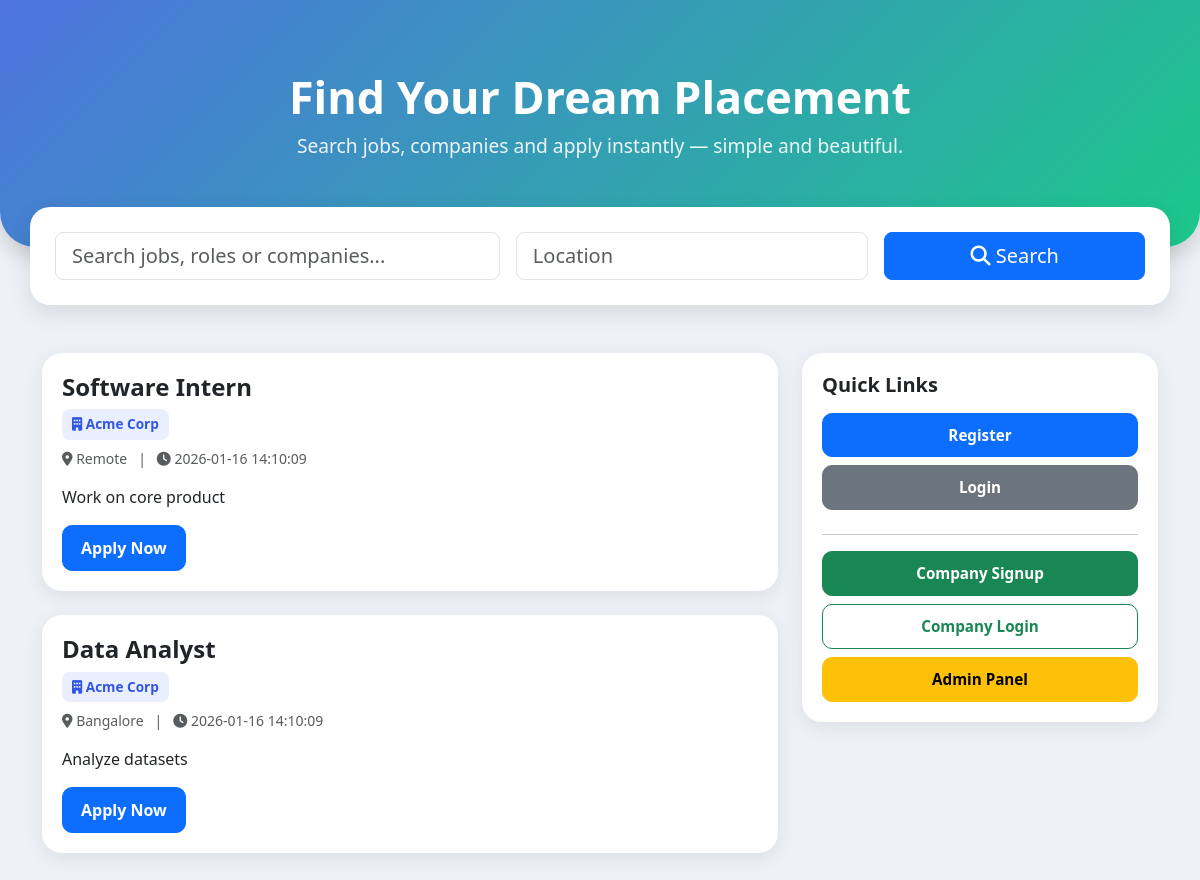
The page / on the database its author committed.
### tables this page shows
CREATE TABLE IF NOT EXISTS jobs (
  id INT AUTO_INCREMENT PRIMARY KEY,
  title VARCHAR(255) NOT NULL,
  company_id INT DEFAULT NULL,
  location VARCHAR(255),
  description TEXT,
  posted_at DATETIME DEFAULT CURRENT_TIMESTAMP,
  FOREIGN KEY (company_id) REFERENCES companies(id) ON DELETE SET NULL
);

CREATE TABLE IF NOT EXISTS companies (
  id INT AUTO_INCREMENT PRIMARY KEY,
  name VARCHAR(255) NOT NULL, email VARCHAR(255) UNIQUE, password VARCHAR(255), created_at DATETIME DEFAULT CURRENT_TIMESTAMP
);

### functions.php (called while the page is built, shortened)
<?php
function is_logged_in(){ return isset($_SESSION['user_id']); }
function e($s){ return htmlspecialchars($s, ENT_QUOTES, 'UTF-8'); }

### index.php (the view, shortened to what this page needs)
<?php
require 'functions.php';
$q = isset($_GET['q']) ? "%".$conn->real_escape_string($_GET['q'])."%" : '%';
$location = isset($_GET['location']) ? $conn->real_escape_string($_GET['location']) : '';
$sql = "SELECT j.*, c.name AS company_name
        FROM jobs j
        LEFT JOIN companies c ON j.company_id = c.id
        WHERE (j.title LIKE ? OR j.description LIKE ? OR c.name LIKE ?)";
$sql .= " ORDER BY j.posted_at DESC";
$stmt = $conn->prepare($sql);
if($location) $stmt->bind_param('ssss', $q, $q, $q, $location);
else $stmt->bind_param('sss',$q, $q, $q);
$stmt->execute();
$jobs = $stmt->get_result();
?>
<!doctype html>
<html>
<head>
<link href="https://cdn.jsdelivr.net/npm/bootstrap@5.3.0/dist/css/bootstrap.min.css" rel="stylesheet">
<link href="https://cdnjs.cloudflare.com/ajax/libs/font-awesome/6.5.0/css/all.min.css" rel="stylesheet">
</head>
<body>
<div class="hero-section">
    <h1>Find Your Dream Placement</h1>
    <p>Search jobs, companies and apply instantly — simple and beautiful.</p>
</div>
<div class="container search-container">
    <form class="row g-3" method="get" action="index.php">
        <div class="col-md-5">
            <input class="form-control form-control-lg" name="q" placeholder="Search jobs, roles or companies...">
        </div>
        <div class="col-md-4">
            <input class="form-control form-control-lg" name="location" placeholder="Location">
        </div>
        <div class="col-md-3 d-grid">
            <button class="btn btn-primary btn-lg" type="submit"><i class="fa fa-search"></i> Search</button>
        </div>
    </form>
</div>
<br>
<div class="container py-4">
  <div class="row g-4">
    <div class="col-md-8">
      <?php while($job = $jobs->fetch_assoc()): ?>
        <div class="job-card mb-4">
            <h4 class="fw-bold text-dark mb-2"><?php echo e($job['title']); ?></h4>
            <span class="company-tag mb-2 d-inline-block"><i class="fa fa-building"></i> <?php echo e($job['company_name'] ?: 'Unknown'); ?></span>
            <div class="text-muted small mb-3">
                <i class="fa fa-map-marker-alt"></i> <?php echo e($job['location']); ?> &nbsp; | &nbsp;
                <i class="fa fa-clock"></i> <?php echo e($job['posted_at']); ?>
            </div>
            <p><?php echo nl2br(e(substr($job['description'],0,250))); ?><?php if(strlen($job['description'])>250) echo '...'; ?></p>
            <a class="btn btn-primary apply-btn"
   href="apply.php?job_id=<?php echo $job['id']; ?>">
   Apply Now
</a>
        </div>
      <?php endwhile; ?>
    </div>
    <div class="col-md-4">
      <div class="side-card">
        <h5 class="fw-bold mb-3">Quick Links</h5>
        <?php if(is_logged_in()): ?>
          <a href="dashboard.php" class="btn btn-outline-primary quick-link-btn w-100 mb-2">My Dashboard</a>
          <a href="profile.php" class="btn btn-outline-secondary quick-link-btn w-100 mb-2">Profile</a>
          <a href="logout.php" class="btn btn-outline-primary quick-link-btn w-100 mb-2">Logout</a>
        <?php else: ?>
          <a href="register.php" class="btn btn-primary quick-link-btn w-100 mb-2">Register</a>
          <a href="login.php" class="btn btn-secondary quick-link-btn w-100 mb-2">Login</a>
        <?php endif; ?>
        <hr>
        <a href="company_register.php" class="btn btn-success quick-link-btn w-100 mb-2">Company Signup</a>
        <a href="company_login.php" class="btn btn-outline-success quick-link-btn w-100 mb-2">Company Login</a>
        <a href="admin/login.php" class="btn btn-warning quick-link-btn w-100">Admin Panel</a>
      </div>
    </div>
  </div>
</div>
</body>
</html>

### index.php (style rules this page uses)
body { background: #eef1f7; font-family: 'Segoe UI', sans-serif; }
.hero-section { background: linear-gradient(135deg, #4e73df, #1cc88a); color: white; padding: 70px 20px; border-radius: 0 0 35px 35px; text-align: center; box-shadow: 0 10px 20px rgba(0,0,0,0.15); }
.hero-section h1 { font-size: 2.8rem; font-weight: 800; }
.hero-section p { font-size: 1.2rem; opacity: 0.9; }
.search-container { margin-top: -40px; background: white; padding: 25px; border-radius: 20px; box-shadow: 0 8px 25px rgba(0,0,0,0.10); }
.job-card { border-radius: 20px; padding: 20px; background: white; box-shadow: 0 5px 20px rgba(0,0,0,0.08); transition: 0.25s; }
.company-tag { background: #e9efff; color: #3156e3; padding: 5px 10px; border-radius: 8px; font-size: 0.85rem; font-weight: 600; }
.side-card { border-radius: 20px; background: white; padding: 20px; box-shadow: 0 5px 20px rgba(0,0,0,0.08); }
.quick-link-btn { border-radius: 10px; padding: 10px; font-size: 0.95rem; font-weight: 600; }
.apply-btn { border-radius: 10px; padding: 10px 18px; font-weight: 600; }

### rows shown on the page
jobs: title "Software Intern", company.name "Acme Corp", location "Remote", posted_at "2026-01-16 14:10:09", description "Work on core product"
jobs: title "Data Analyst", company.name "Acme Corp", location "Bangalore", posted_at "2026-01-16 14:10:09", description "Analyze datasets"
